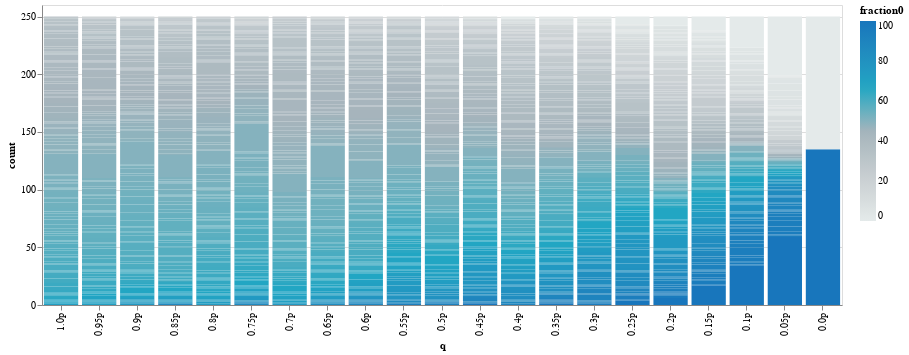

The notebook cell saved with this chart:
### Code cell
alt.Chart(df_fraction).mark_bar().encode(
    x=alt.X('q:O', sort=q_frac_order),
    y=alt.Y('count'),
    color=alt.Color('fraction0').scale(scheme="lightgreyteal"),
    order=alt.Order(
      # Sort the segments of the bars by this field
      'fraction0',
      sort='descending'
    )
    # scale = alt.Scale(domain=['mixed', "pure"], range=['#9ebcda', '#e0ecf4']))
).properties(
    width=800,
    height=300
)

### Figure 1 — Vega-Lite specification as saved in the notebook (floating-point values rounded to 4 significant figures; data arrays with more than 128 entries replaced by an {"elided": "..."} marker saying what was removed)
{"config": {"view": {"continuousWidth": 300, "continuousHeight": 300}}, "data": {"name": "data-a6ca5ab9236177ee10cb8ebe64f788b8"}, "mark": {"type": "bar"}, "encoding": {"color": {"field": "fraction0", "scale": {"scheme": "lightgreyteal"}, "type": "quantitative"}, "order": {"field": "fraction0", "sort": "descending", "type": "quantitative"}, "x": {"field": "q", "sort": ["1.0p", "0.95p", "0.9p", "0.85p", "0.8p", "0.75p", "0.7p", "0.65p", "0.6p", "0.55p", "0.5p", "0.45p", "0.4p", "0.35p", "0.3p", "0.25p", "0.2p", "0.15p", "0.1p", "0.05p", "0.0p"], "type": "ordinal"}, "y": {"field": "count", "type": "quantitative"}}, "height": 300, "width": 800, "$schema": "https://vega.github.io/schema/vega-lite/v5.14.1.json", "datasets": {"data-a6ca5ab9236177ee10cb8ebe64f788b8": {"elided": "2480 records"}}}
